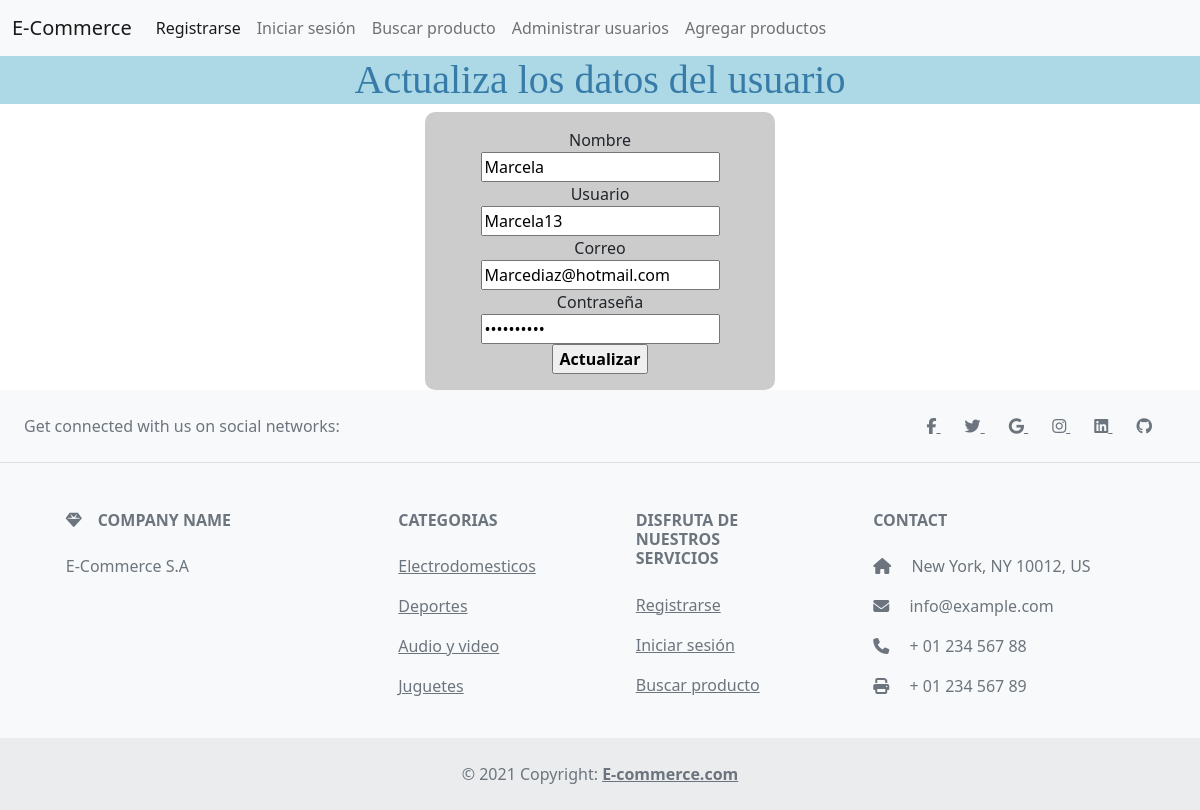
/actualizar_usuario/2/, run on an earlier commit of the app's database.
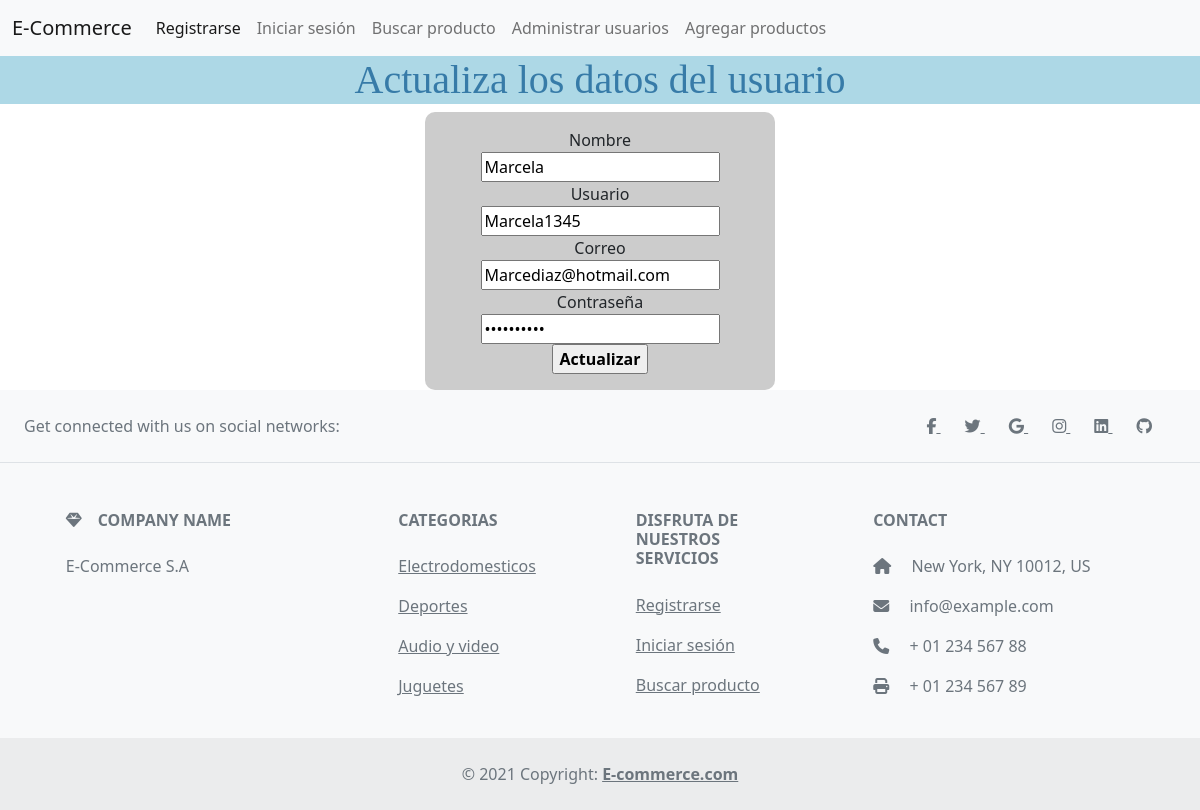
And on a later commit of the database.
### tables this page shows
CREATE TABLE usuarios(
   id INTEGER PRIMARY KEY,
   nombre REAL NOT NULL,
   usuario REAL NOT NULL,
   correo REAL NOT NULL,
   contraseña REAL NOT NULL
);

### main.py (the view)
@app.route('/actualizar_usuario/<id>/', methods=['GET'])
def actualizar_usuario(id):
    print("Hola mundo")
    con = sql_connection()
    cursorObj = con.cursor()
    cursorObj.execute("SELECT * FROM usuarios WHERE id=?;", (id,))
    usu = cursorObj.fetchone()
    con.commit()
    return render_template("actualizar.html",usu=usu)

### main.py (called while the page is built)
def sql_connection():
    try:
        con = sqlite3.connect('database.db')
        print("Conexion OK")
        return con
    except Error:
        print(Error)

### templates/actualizar.html
{% extends 'base.html' %}
{% block header %}
  <h1>{% block title %}Actualiza los datos del usuario{% endblock %}</h1>
{% endblock %}
{% block contenido %}
    <center>
        <form action="/editar/{{usu[0]}}/" method="post" name="formRegistro" onsubmit="">
            <div>
            <label for="Nombre"> Nombre </label>
            </div>
            <div>
            <input type="text" name="Nombre" id="Nombre" value="{{usu[1]}}">
            </div>
            <div>
            <label for="usuario"> Usuario </label>
            </div>
            <div>
            <input type="text" name="Usuario" id="Usuario" value="{{usu[2]}}">
            </div>
            <div>
            <label for="email"> Correo </label>
            </div>
            <div>
            <input type="email" name="email" id="email" value="{{usu[3]}}">
            </div>
            <div>
            <label for="password"> Contraseña </label>
            </div>
            <div>
            <input type="password" name="password" id="password" value="{{usu[4]}}">
            <div>
            <input class="boton negrilla" type="submit" value="Actualizar">
            </div>
        </form>
    </center>
{% endblock %}

What changed in the data, as far as the page shows it:
changed usuarios "Marcela": Usuario "Marcela13" → "Marcela1345"
